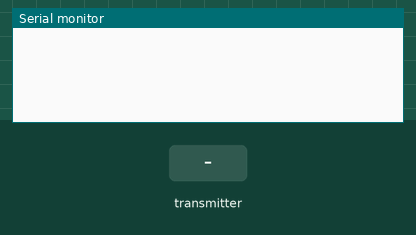
Bench run of a sketch on a simulated Arduino Uno, built with avr-gcc and run on an emulated ATmega328P. On the bench: the last lines printed to the serial monitor. Inputs (shaded band) come from the test bench. No radio packets arrive unless stated.

Above: at 1.2 s.
1.3 s: the transmitter starts sending nodeID = 0
At 1.37 s:
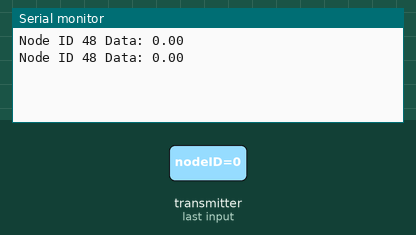
3.2 s: the transmitter starts sending tempurature = 0
6.2 s: the transmitter starts sending nodeID = 1
At 6.32 s:
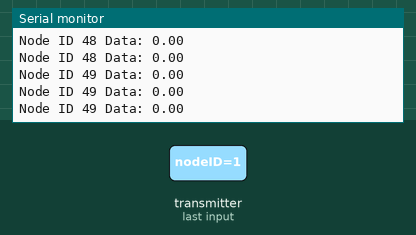
9.2 s: the transmitter starts sending tempurature = 25
At 9.32 s:
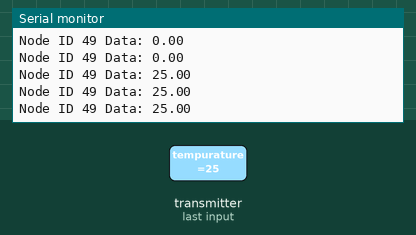
12.2 s: the transmitter starts sending tempurature = 100
At 12.32 s:
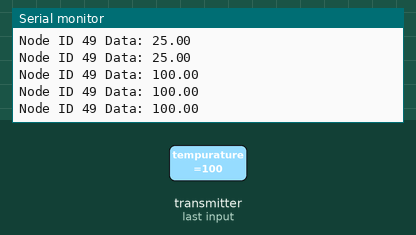
Timing chart, 0 to 15.2 s (numbered marks = the images above; inputs shaded):
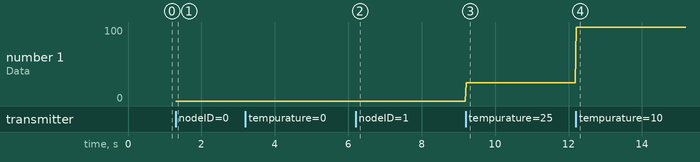

Measured:
- after the input at 1.3 s, the serial monitor: prints a new line at once (image 1)
- after the input at 6.2 s, the serial monitor: prints a new line at once (image 2)
- after the input at 9.2 s, the serial monitor: prints a new line at once (image 3)
- after the input at 12.2 s, the serial monitor: prints a new line at once (image 4)
- plotted number 1: 0 → 25 after the input at 9.2 s, 25 → 100 after the input at 12.2 s

The sketch:

receiver.ino
```cpp
#include <SPI.h>
#include <nRF24L01.h>
#include <RF24.h>

RF24 radio(7, 8); // CE, CSN

uint64_t address[6] = {
  0x7878787878LL,
  0xB3B4B5B6F1LL,
  0xB3B4B5B6CDLL,
  0xB3B4B5B6A3LL,
  0xB3B4B5B60FLL,
  0xB3B4B5B605LL
};

struct PayloadStruct {
  char nodeID;
  float tempurature;
  float humidity;
  float heat_idx;
};
PayloadStruct payload;

void setup() {
  Serial.begin(9600);
  radio.begin();
  radio.openReadingPipe(0, address[0]);
  radio.openReadingPipe(1, address[1]);
  radio.setPALevel(RF24_PA_MAX);
  radio.startListening();
}
void loop() {
  if (radio.available()) {
    radio.read(&payload, sizeof(payload));
//    Serial.print("Temp: ");
//    Serial.print(data[0]);
//    Serial.write(0xC2);  //send degree symbol
//    Serial.write(0xB0);  //send degree symbol
//    Serial.print("F   ");
//    Serial.print("Humidity: ");
//    Serial.print(data[1]);
//    Serial.print("%   ");
//    Serial.print("Heat Index: ");
//    Serial.print(data[2]);
//    Serial.write(0xC2);  //send degree symbol
//    Serial.write(0xB0);  //send degree symbol
//    Serial.println("F   ");

      Serial.print("Node ID ");
      Serial.print((int) payload.nodeID);
      Serial.print(" Data: ");
      Serial.println(payload.tempurature);
  }
}
```
